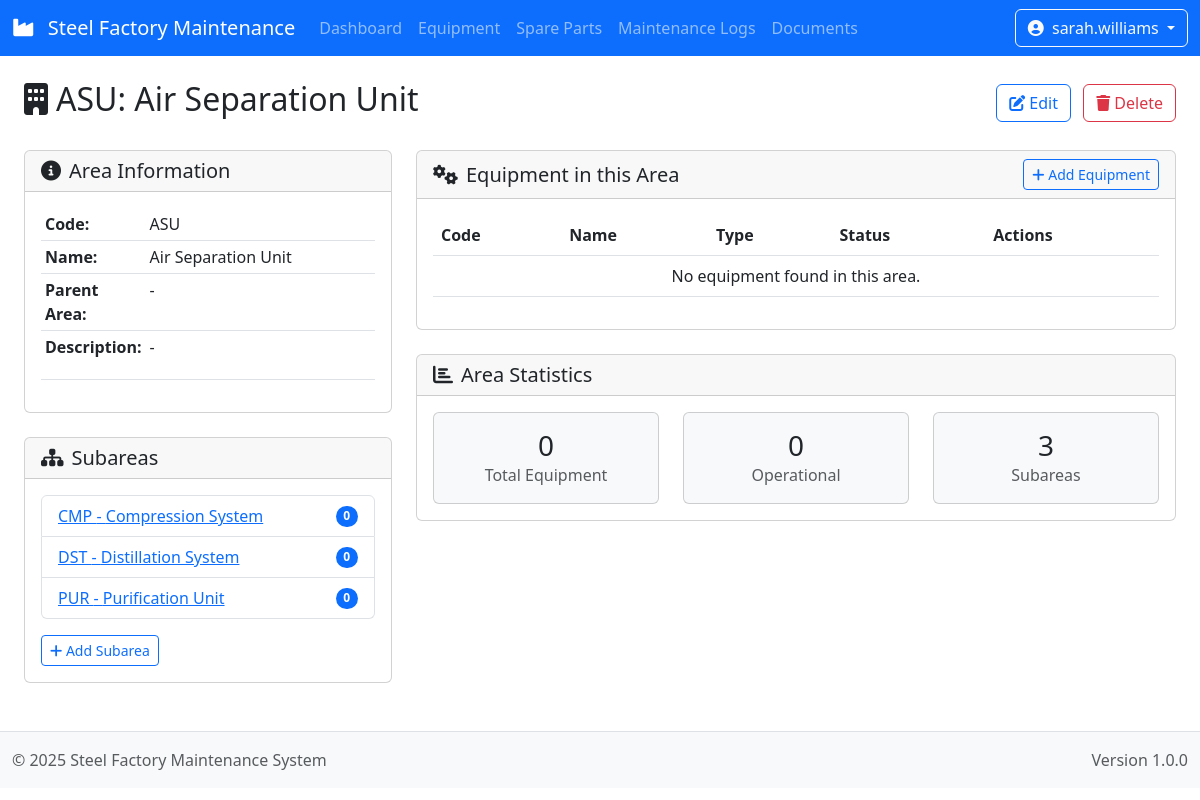
Screenshot of /areas/2/ (signed in) with the database file from the repository.
### maintenance/models.py (models this page shows, shortened)
class Area(MPTTModel):
    code = models.CharField(max_length=10, unique=True, help_text="Area code (e.g., ASU, FTP)")
    name = models.CharField(max_length=100, help_text="Area name")
    description = models.TextField(blank=True, null=True)
    parent = TreeForeignKey('self', on_delete=models.CASCADE, null=True, blank=True, related_name='children')
    class MPTTMeta:
        order_insertion_by = ['code']

### maintenance/views.py (the view)
# urls.py: path('areas/<int:pk>/', views.AreaDetailView.as_view(), name='area_detail'),
class AreaDetailView(LoginRequiredMixin, DetailView):
    model = Area
    context_object_name = 'area'
    template_name = 'maintenance/area_detail.html'

### maintenance/templates/maintenance/area_detail.html (shortened to what this page needs)
{% extends "maintenance/base.html" %}
{% load maintenance_extras %}
{% block content %}
<div class="container-fluid pt-4">
    <div class="row mb-4">
        <div class="col-12">
            <div class="d-flex justify-content-between align-items-center">
                <h2><i class="fas fa-building me-2"></i>{{ area.code }}: {{ area.name }}</h2>
                <div>
                    <a href="{% url 'maintenance:area_update' area.id %}" class="btn btn-outline-primary me-2">
                        <i class="fas fa-edit"></i> Edit
                    </a>
                    <a href="{% url 'maintenance:area_delete' area.id %}" class="btn btn-outline-danger">
                        <i class="fas fa-trash"></i> Delete
                    </a>
                </div>
            </div>
        </div>
    </div>
    <div class="row">
        <div class="col-md-4">
            <div class="card mb-4">
                <div class="card-header">
                    <h5 class="card-title mb-0"><i class="fas fa-info-circle me-2"></i>Area Information</h5>
                </div>
                <div class="card-body">
                    <table class="table table-sm">
                        <tbody>
                            <tr>
                                <th width="30%">Code:</th>
                                <td>{{ area.code }}</td>
                            </tr>
                            <tr>
                                <th>Name:</th>
                                <td>{{ area.name }}</td>
                            </tr>
                            <tr>
                                <th>Parent Area:</th>
                                <td>
                                    {% if area.parent %}
                                    <a href="{% url 'maintenance:area_detail' area.parent.id %}">
                                        {{ area.parent.code }} - {{ area.parent.name }}
                                    </a>
                                    {% else %}
                                    -
                                    {% endif %}
                                </td>
                            </tr>
                            <tr>
                                <th>Description:</th>
                                <td>{{ area.description|default:"-"|linebreaks }}</td>
                            </tr>
                        </tbody>
                    </table>
                </div>
            </div>
            <div class="card mb-4">
                <div class="card-header">
                    <h5 class="card-title mb-0"><i class="fas fa-sitemap me-2"></i>Subareas</h5>
                </div>
                <div class="card-body">
                    <ul class="list-group">
                        {% for subarea in area.get_children %}
                        <li class="list-group-item d-flex justify-content-between align-items-center">
                            <a href="{% url 'maintenance:area_detail' subarea.id %}">
                                {{ subarea.code }} - {{ subarea.name }}
                            </a>
                            <span class="badge bg-primary rounded-pill">{{ subarea.equipment.count }}</span>
                        </li>
                        {% empty %}
                        <li class="list-group-item text-center">No subareas found.</li>
                        {% endfor %}
                    </ul>
                    <div class="mt-3">
                        <a href="{% url 'maintenance:area_create' %}?parent={{ area.id }}" class="btn btn-sm btn-outline-primary">
                            <i class="fas fa-plus"></i> Add Subarea
                        </a>
                    </div>
                </div>
            </div>
        </div>
        <div class="col-md-8">
            <div class="card mb-4">
                <div class="card-header d-flex justify-content-between align-items-center">
                    <h5 class="card-title mb-0"><i class="fas fa-cogs me-2"></i>Equipment in this Area</h5>
                    <a href="{% url 'maintenance:equipment_create' %}?area={{ area.id }}" class="btn btn-sm btn-outline-primary">
                        <i class="fas fa-plus"></i> Add Equipment
                    </a>
                </div>
                <div class="card-body">
                    <div class="table-responsive">
                        <table class="table table-hover">
                            <thead>
                                <tr>
                                    <th>Code</th>
                                    <th>Name</th>
                                    <th>Type</th>
                                    <th>Status</th>
                                    <th>Actions</th>
                                </tr>
                            </thead>
                            <tbody>
                                {% for equipment in area.equipment.all %}
                                <tr>
                                    <td>{{ equipment.code }}</td>
                                    <td>{{ equipment.name }}</td>
                                    <td>{{ equipment.equipment_type }}</td>
                                    <td>
                                        <span class="badge {% if equipment.status == 'operational' %}bg-success{% elif equipment.status == 'maintenance' %}bg-warning{% elif equipment.status == 'breakdown' %}bg-danger{% else %}bg-secondary{% endif %}">
                                            {{ equipment.get_status_display }}
                                        </span>
                                    </td>
                                    <td>
                                        <a href="{% url 'maintenance:equipment_detail' equipment.id %}" class="btn btn-sm btn-outline-primary">
                                            <i class="fas fa-eye"></i>
                                        </a>
                                    </td>
                                </tr>
                                {% empty %}
                                <tr>
                                    <td colspan="5" class="text-center">No equipment found in this area.</td>
                                </tr>
                                {% endfor %}
                            </tbody>
                        </table>
                    </div>
                </div>
            </div>
            <div class="card">
                <div class="card-header">
                    <h5 class="card-title mb-0"><i class="fas fa-chart-bar me-2"></i>Area Statistics</h5>
                </div>
                <div class="card-body">
                    <div class="row">
                        <div class="col-md-4">
                            <div class="card bg-light">
                                <div class="card-body text-center">
                                    <h3 class="mb-0">{{ area.equipment.count }}</h3>
                                    <p class="text-muted mb-0">Total Equipment</p>
                                </div>
                            </div>
                        </div>
                        <div class="col-md-4">
                            <div class="card bg-light">
                                <div class="card-body text-center">
                                    <h3 class="mb-0">{{ area.equipment.all|length }}</h3>
                                    <p class="text-muted mb-0">Operational</p>
                                </div>
                            </div>
                        </div>
                        <div class="col-md-4">
                            <div class="card bg-light">
                                <div class="card-body text-center">
                                    <h3 class="mb-0">{{ area.get_children.count }}</h3>
                                    <p class="text-muted mb-0">Subareas</p>
                                </div>
                            </div>
                        </div>
                    </div>
                </div>
            </div>
        </div>
    </div>
</div>
{% endblock %}

### maintenance/templates/maintenance/base.html (shortened to what this page needs)
<!DOCTYPE html>
<html lang="en">
<head>
    <link href="https://cdnjs.cloudflare.com/ajax/libs/bootstrap/5.3.0/css/bootstrap.min.css" rel="stylesheet">
    <link href="https://cdnjs.cloudflare.com/ajax/libs/jstree/3.3.12/themes/default/style.min.css" rel="stylesheet">
    <link href="https://cdnjs.cloudflare.com/ajax/libs/font-awesome/6.2.1/css/all.min.css" rel="stylesheet">
</head>
<body>
    <header>
        <nav class="navbar navbar-expand-lg navbar-dark bg-primary">
            <div class="container-fluid">
                <a class="navbar-brand" href="{% url 'maintenance:dashboard' %}">
                    <i class="fas fa-industry me-2"></i>
                    Steel Factory Maintenance
                </a>
                <div class="collapse navbar-collapse" id="navbarNav">
                    <ul class="navbar-nav me-auto">
                        <li class="nav-item">
                            <a class="nav-link {% if request.resolver_match.url_name == 'dashboard' %}active{% endif %}"
                               href="{% url 'maintenance:dashboard' %}">Dashboard</a>
                        </li>
                        <li class="nav-item">
                            <a class="nav-link {% if 'equipment' in request.resolver_match.url_name %}active{% endif %}"
                               href="{% url 'maintenance:equipment_list' %}">Equipment</a>
                        </li>
                        <li class="nav-item">
                            <a class="nav-link {% if 'spare_part' in request.resolver_match.url_name %}active{% endif %}"
                               href="{% url 'maintenance:spare_part_list' %}">Spare Parts</a>
                        </li>
                        <li class="nav-item">
                            <a class="nav-link {% if 'maintenance_log' in request.resolver_match.url_name %}active{% endif %}"
                               href="{% url 'maintenance:maintenance_log_list' %}">Maintenance Logs</a>
                        </li>
                        <li class="nav-item">
                            <a class="nav-link {% if 'document' in request.resolver_match.url_name %}active{% endif %}"
                               href="{% url 'maintenance:document_list' %}">Documents</a>
                        </li>
                    </ul>
                    {% if user.is_authenticated %}
                    <div class="d-flex">
                        <div class="dropdown">
                            <button class="btn btn-outline-light dropdown-toggle" type="button" id="userDropdown" data-bs-toggle="dropdown">
                                <i class="fas fa-user-circle me-1"></i>
                                {{ user.username }}
                            </button>
                        </div>
                    </div>
                    {% else %}
                    <div class="d-flex">
                        <a href="{% url 'login' %}" class="btn btn-outline-light">
                            <i class="fas fa-sign-in-alt me-1"></i> Login
                        </a>
                    </div>
                    {% endif %}
                </div>
            </div>
        </nav>
    </header>
    <main class="container-fluid">
        {% block content %}{% endblock %}
    </main>
    <footer class="bg-light py-3 mt-4 border-top">
        <div class="container-fluid">
            <div class="row">
                <div class="col-md-6">
                    <span class="text-muted">© 2025 Steel Factory Maintenance System</span>
                </div>
                <div class="col-md-6 text-md-end">
                    <span class="text-muted">Version 1.0.0</span>
                </div>
            </div>
        </div>
    </footer>
</body>
</html>

### rows the page displays
Area: code "ASU", name "Air Separation Unit", description "-", equipment.count "0", equipment.all|length "0", get_children.count "3"
Area: code "CMP", name "Compression System", equipment.count "0"
Area: code "DST", name "Distillation System", equipment.count "0"
Area: code "PUR", name "Purification Unit", equipment.count "0"

### other values shown
{{ user.username }} "sarah.williams"
